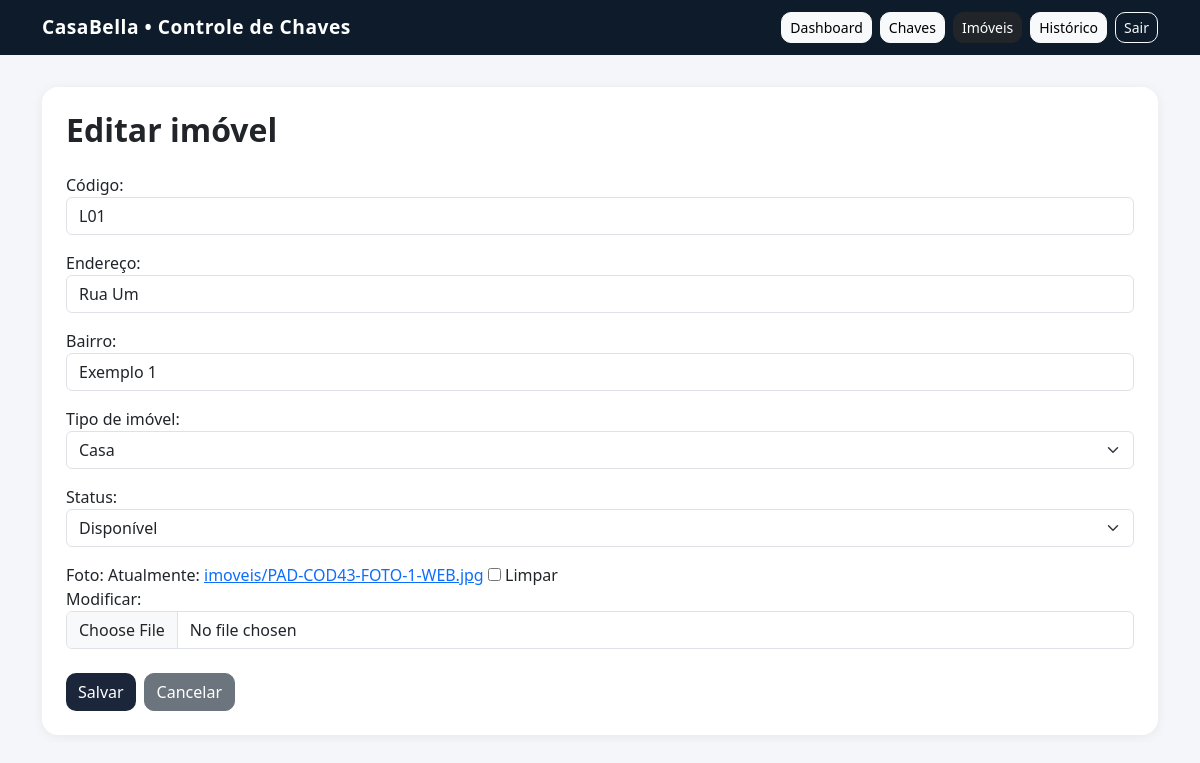
The app's page /editar/5/ (signed in) with its own data.
### imoveis/models.py (models this page shows, shortened)
class Imovel(models.Model):
    codigo = models.CharField(max_length=50)
    endereco = models.CharField(max_length=200)
    bairro = models.CharField(max_length=100)
    tipo = models.ForeignKey(TipoImovel, on_delete=models.SET_NULL, null=True, blank=True)
    status = models.CharField(
        max_length=50,
        choices=[
            ('disponivel', 'Disponível'),
            ('analise', 'Em análise'),
            ('alugado', 'Alugado'),
            ('inativo', 'Inativo'),
        ],
        default='disponivel'
    )
    foto = models.ImageField(upload_to='imoveis/', blank=True, null=True)
    created_at = models.DateTimeField(auto_now_add=True)

### imoveis/views.py (the view)
# urls.py: path('editar/<int:pk>/', views.imovel_update, name='imovel_update'),
@login_required
def imovel_update(request, pk):
    imovel = get_object_or_404(Imovel, pk=pk)
    form = ImovelForm(
        request.POST or None,
        request.FILES or None,
        instance=imovel
    )
    if form.is_valid():
        form.save()
        messages.success(request, 'Imóvel editado com sucesso!')
        return redirect('imovel_list')
    return render(request, 'imoveis/form.html', {
        'form': form,
        'title': 'Editar imóvel'
    })

### imoveis/models.py (called while the page is built)
    def __str__(self):
        return self.nome

### imoveis/templates/imoveis/form.html (shortened to what this page needs)
{% extends "imoveis/base.html" %}
{% block content %}
<div class="card">
    <div class="card-body p-4">
        <h2 class="mb-4 fw-bold">
            {{ title }}
        </h2>
        <form method="POST" enctype="multipart/form-data">
            {{ form.as_p }}
            <div class="d-flex gap-2 flex-wrap mt-4">
                <button type="submit" class="btn btn-primary">
                    Salvar
                </button>
                <a href="{% url 'imovel_list' %}" class="btn btn-secondary">
                    Cancelar
                </a>
            </div>
        </form>
    </div>
</div>
{% endblock %}

### imoveis/templates/imoveis/base.html (style rules this page uses)
body { background-color: #f4f6f9; }
.card { border: none; border-radius: 16px; transition: 0.2s; box-shadow: 0 2px 12px rgba(0,0,0,0.06); }
.btn { border-radius: 10px; transition: 0.2s; }
.btn-primary { background-color: #1b263b; border: none; }
html, body { max-width: 100%; overflow-x: hidden; }

### records on screen
Imovel: codigo "L01", endereco "Rua Um", bairro "Exemplo 1", tipo "Casa", status "Disponível"

### other values on screen
{{ title }} "Editar imóvel"
